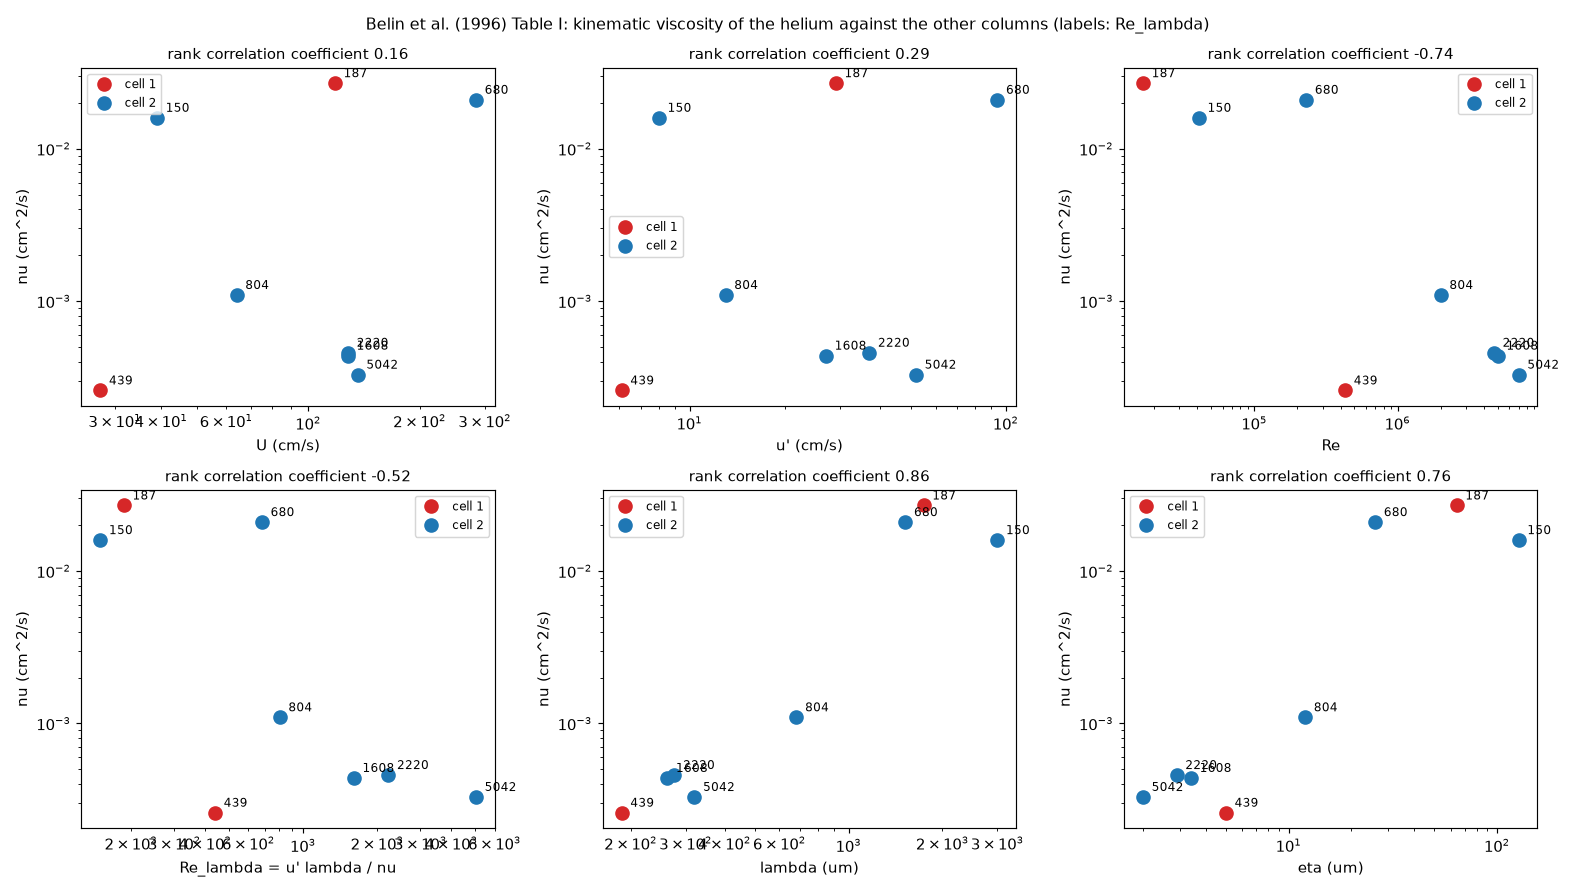

Write Python code to recreate this figure.
"""belin_table1_nu.py  v01  Table I of Belin et al. (1996): the kinematic viscosity nu of each run against every other column (Re_lambda calculated as u' lambda / nu; the printed 879 becomes 439).
Red: cell 1, blue: cell 2; each point is labelled with its calculated Re_lambda.  The title of each panel gives the rank correlation coefficient (8 runs).
Usage: python belin_table1_nu.py     writes belin_table1_nu.png

Versions  M01 m01.v01 (2026-11-13): first version.
"""
import os

import matplotlib
matplotlib.use("Agg")
import matplotlib.pyplot as plt
import numpy as np
from scipy.stats import spearmanr

HERE = os.path.dirname(os.path.abspath(__file__))
ROWS = [(2, 1.6e-2, 39, 8, 4.1e4, 3000, 127), (2, 2.1e-2, 284, 94, 2.3e5, 1520, 26), (2, 4.6e-4, 128, 37, 4.7e6, 276, 2.9),
        (2, 3.3e-4, 136, 52, 7e6, 320, 2), (2, 4.4e-4, 128, 27, 5e6, 262, 3.4), (2, 1.1e-3, 64, 13, 2e6, 680, 12),
        (1, 2.7e-2, 118, 29, 16700, 1740, 64), (1, 2.6e-4, 27.4, 6.1, 4.3e5, 187, 5)]       # cell, nu, U, u', Re, lambda (um), eta (um)


def main():
    cell = np.array([r[0] for r in ROWS])
    nu, U, up, Re, lam, eta = (np.array([r[i] for r in ROWS], float) for i in range(1, 7))
    Rl = up * lam * 1e-4 / nu
    panels = [("U (cm/s)", U), ("u' (cm/s)", up), ("Re", Re), ("Re_lambda = u' lambda / nu", Rl), ("lambda (um)", lam), ("eta (um)", eta)]
    fig, ax = plt.subplots(2, 3, figsize=(15, 8.5))
    for a, (label, x) in zip(ax.flat, panels):
        for c, colour in ((1, "tab:red"), (2, "tab:blue")):
            sel = cell == c
            a.loglog(x[sel], nu[sel], "o", ms=9, color=colour, label="cell %d" % c)
        for xi, ni, ri in zip(x, nu, Rl):
            a.annotate("%.0f" % ri, (xi, ni), textcoords="offset points", xytext=(6, 4), fontsize=8)
        a.set_xlabel(label)
        a.set_ylabel("nu (cm^2/s)")
        a.set_title("rank correlation coefficient %.2f" % spearmanr(x, nu)[0], fontsize=10)
        a.legend(fontsize=8)
    fig.suptitle("Belin et al. (1996) Table I: kinematic viscosity of the helium against the other columns (labels: Re_lambda)", fontsize=11)
    fig.tight_layout()
    fig.savefig(os.path.join(HERE, "belin_table1_nu.png"), dpi=105)


if __name__ == "__main__":
    main()
